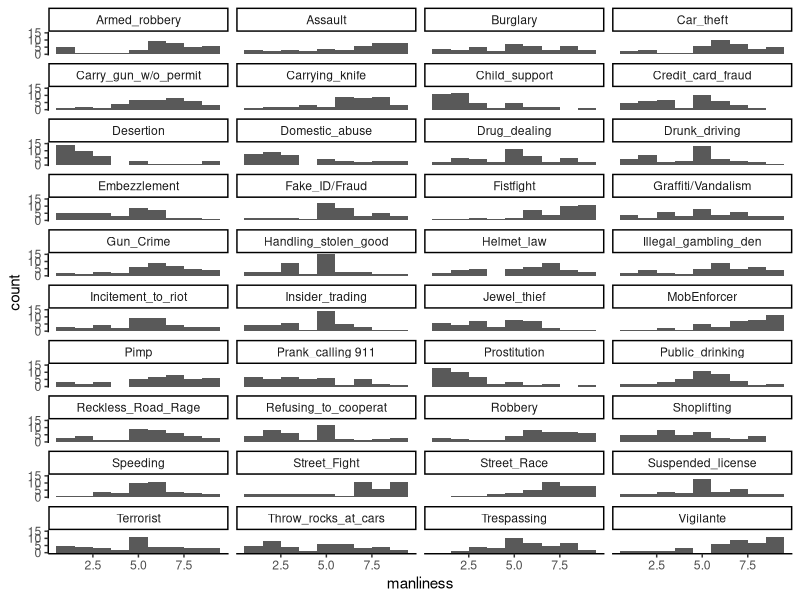

Generate this figure with R:
## ---- chunk 1
knitr::opts_chunk$set(echo = FALSE)

library(tidyverse)

mci <- read_csv("./data/MCI_40_2b_raw.csv")

mci_long <- mci %>% 
  gather(key = "crime", value = "manliness", names(mci[6:45]))

## ---- chunk 2

manly_table <- mci_long %>% 
  group_by(crime) %>% 
  summarise(
    mean = mean(manliness, na.rm = TRUE),
    sd = sd(manliness, na.rm = TRUE),
    median = median(manliness, na.rm = TRUE)
  )

knitr::kable(manly_table)

## ---- chunk 3

manly_desc <- manly_table %>% 
  summarise(
    minimum = min(mean),
    maximum = max(mean),
    mean_of_means = mean(mean),
    sd = sd(mean)
  )

knitr::kable(manly_desc)

## ---- chunk 4

ggplot(mci_long,
       aes(
         x = manliness
       )) +
  facet_wrap(~crime,
             nrow = 12) +
  geom_histogram(
    binwidth = 1
  ) +
  theme_classic()

